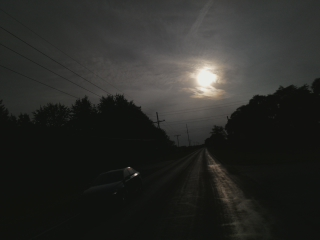
#> input picture hdr_still/stills/08_26_17__22_21_25/cap_iso100_ss_1.jpg, 320 x 240 px
$ python cv_clahe.py stills/08_26_17__22_21_25/cap_iso100_ss_1.jpg
#> lines starting #> are read from the running program, lines starting #| are printed output that depends on the picture
import cv2
import numpy as np
import sys
import os

# remove file extension
def rmext(f):
    return f[0:-4]

if not len(sys.argv) > 1:
    print('please supply a filename')
    exit(0)

filename = sys.argv[1]

img = cv2.imread(filename)
#> img is the input picture: shape (240, 320, 3); mean B, G, R 39.4, 42.4, 42

img_yuv = cv2.cvtColor(img, cv2.COLOR_BGR2YUV)
#> img_yuv: shape (240, 320, 3); mean of channels 0, 1, 2 42, 126.7, 128

# equalize the histogram of the Y channel
img_yuv[:,:,0] = cv2.equalizeHist(img_yuv[:,:,0])
#> img_yuv: shape (240, 320, 3); mean of channels 0, 1, 2 139.1, 126.7, 128

# convert the YUV image back to RGB format
img_output = cv2.cvtColor(img_yuv, cv2.COLOR_YUV2BGR)
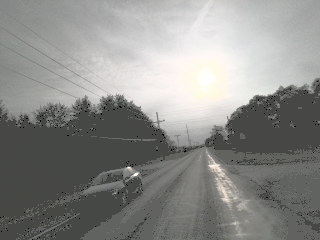
#> img_output: shape (240, 320, 3); mean B, G, R 136.6, 139.6, 139

cv2.imwrite(rmext(filename) + '_clahe.jpg', img_output)

$ run again, on hdr_still/stills/08_26_17__22_21_25/cap_iso200_ss_2000.jpg
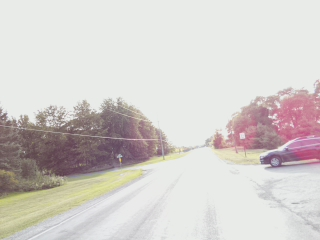
#> input picture hdr_still/stills/08_26_17__22_21_25/cap_iso200_ss_2000.jpg, 320 x 240 px
#> img is the input picture: shape (240, 320, 3); mean B, G, R 203.9, 206.9, 211.7
#> `img_output = cv2.cvtColor(img_yuv, cv2.COLOR_YUV2BGR)`:
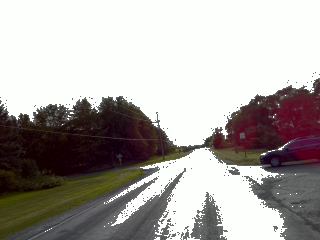
#> img_output: shape (240, 320, 3); mean B, G, R 164.1, 167.2, 171.9

$ run again, on hdr_still/stills/08_26_17__22_21_25/cap_iso400_ss_15000.jpg
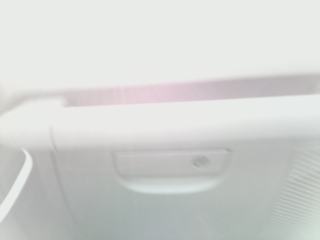
#> input picture hdr_still/stills/08_26_17__22_21_25/cap_iso400_ss_15000.jpg, 320 x 240 px
#> img is the input picture: shape (240, 320, 3); mean B, G, R 209.7, 211.9, 210.1
#> `img_output = cv2.cvtColor(img_yuv, cv2.COLOR_YUV2BGR)`:
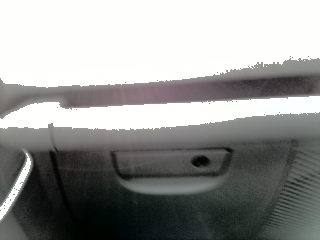
#> img_output: shape (240, 320, 3); mean B, G, R 148.6, 150.5, 149
